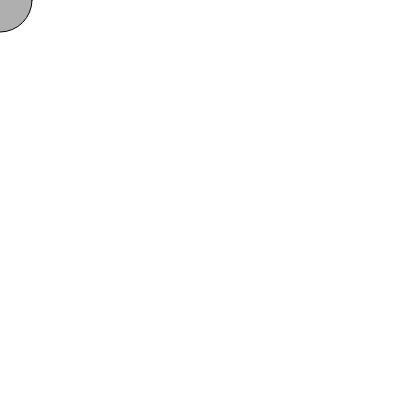
Frame 1 (no input)
Frame 60 (no input): identical to frame 1, image omitted
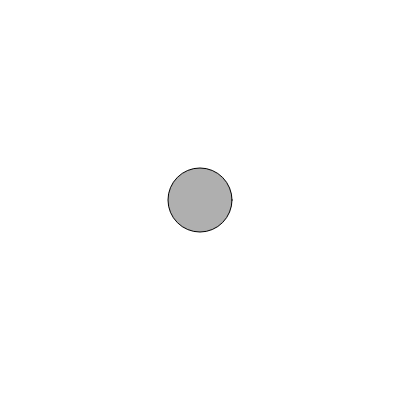
Frame 120 (the mouse pressed at the canvas centre since frame 60)

The p5.js sketch that drew these frames (run headless with seeded random() and noise() and a simulated clock; from frame 60 on, the mouse is pressed at the canvas centre):

// p5.js sketch
// ── sketch.js
let catcher;

function setup() {
	createCanvas(400, 400);
	catcher = new Catcher(32);
}

function draw() {
	background(255);
	catcher.setLocation(mouseX, mouseY);
	catcher.display();
}

class Catcher {
	constructor(r) {
		this.r = r;
		this.x = 0;
		this.y = 0;
	}

	setLocation(mx, my) {
		this.x = mx;
		this.y = my;
	}

	display() {
		stroke(0);
		fill(175);
		ellipse(this.x, this.y, this.r*2, this.r*2);
	}
}
